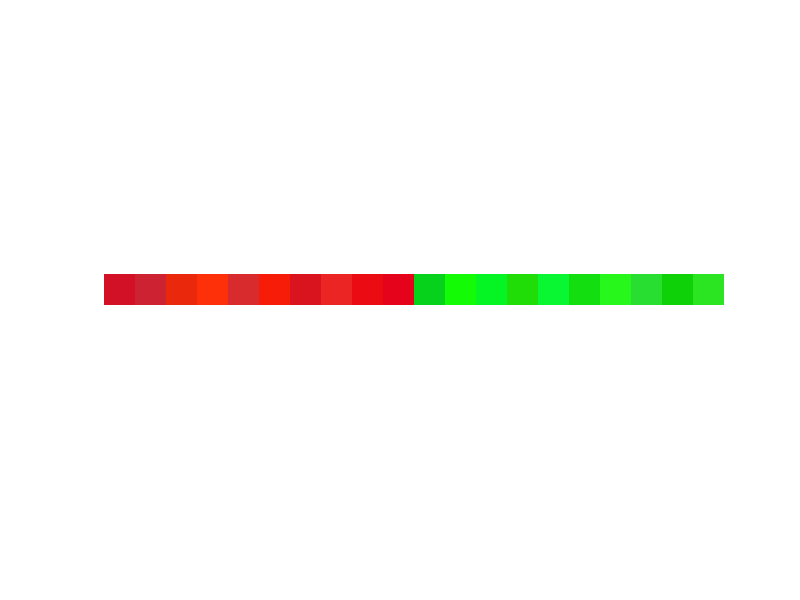

Here is the MATLAB script that generated this plot: (Note: this script raises an error after producing the figure.)
% trivial image with enough pixels to estimate color model
% sanity check
red = [1 0 0];
green = [0 1 0];

k = 10; % enough pixels to estimate color model
image = zeros(1,2*k,3);
regionA = zeros(1,2*k);
regionB = zeros(1,2*k);

for i=1:k
image(1,i,:) = red * (1-0.2*rand()) + 0.2*[0 rand() rand()]; % must have some variation to estimate color model
regionA(1,i) = 1;
end
regionA(1,k) = 0; % reset one assignment: region will have to grow by this

for i=k+1:2*k
image(1,i,:) = green * (1-0.2*rand()) + 0.2*[rand() 0 rand()];
regionB(1,i) = 1;
end
regionB(1,k+1) = 0; % reset one assignment: region will have to grow by this

figure(1)
imshow(image);

regionA
regionB

labels = imsegment2(image, regionA  == 1, regionB  == 1, 1)
figure(4)
imshow(labels)

expected_labels = [repmat(0,1,k) repmat(1,1,k)];

assert_equal(labels, expected_labels);